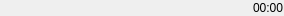
<?xml version="1.0" encoding="UTF-8"?>
<ui version="4.0">
 <class>ProgressWidget</class>
 <widget class="QWidget" name="ProgressWidget">
  <property name="geometry">
   <rect>
    <x>0</x>
    <y>0</y>
    <width>284</width>
    <height>16</height>
   </rect>
  </property>
  <layout class="QVBoxLayout" name="verticalLayout">
   <property name="leftMargin">
    <number>0</number>
   </property>
   <property name="topMargin">
    <number>0</number>
   </property>
   <property name="rightMargin">
    <number>0</number>
   </property>
   <property name="bottomMargin">
    <number>0</number>
   </property>
   <item>
    <layout class="QHBoxLayout" name="hLayout" stretch="1,0">
     <item>
      <widget class="ProgressSlider" name="slider" native="true"/>
     </item>
     <item>
      <widget class="QLabel" name="durationLabel">
       <property name="text">
        <string>00:00</string>
       </property>
      </widget>
     </item>
    </layout>
   </item>
  </layout>
 </widget>
 <customwidgets>
  <customwidget>
   <class>ProgressSlider</class>
   <extends>QWidget</extends>
   <header>Widgets/ProgressSlider</header>
   <container>1</container>
  </customwidget>
 </customwidgets>
 <resources/>
 <connections/>
</ui>
